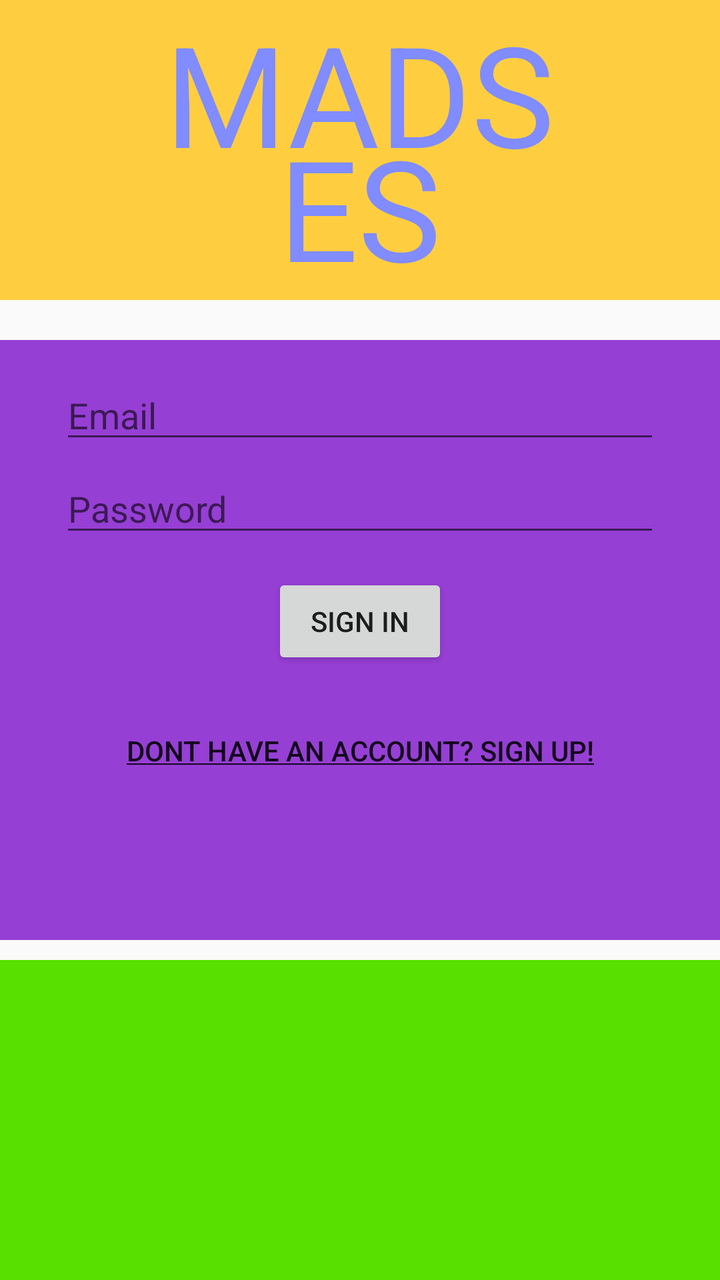
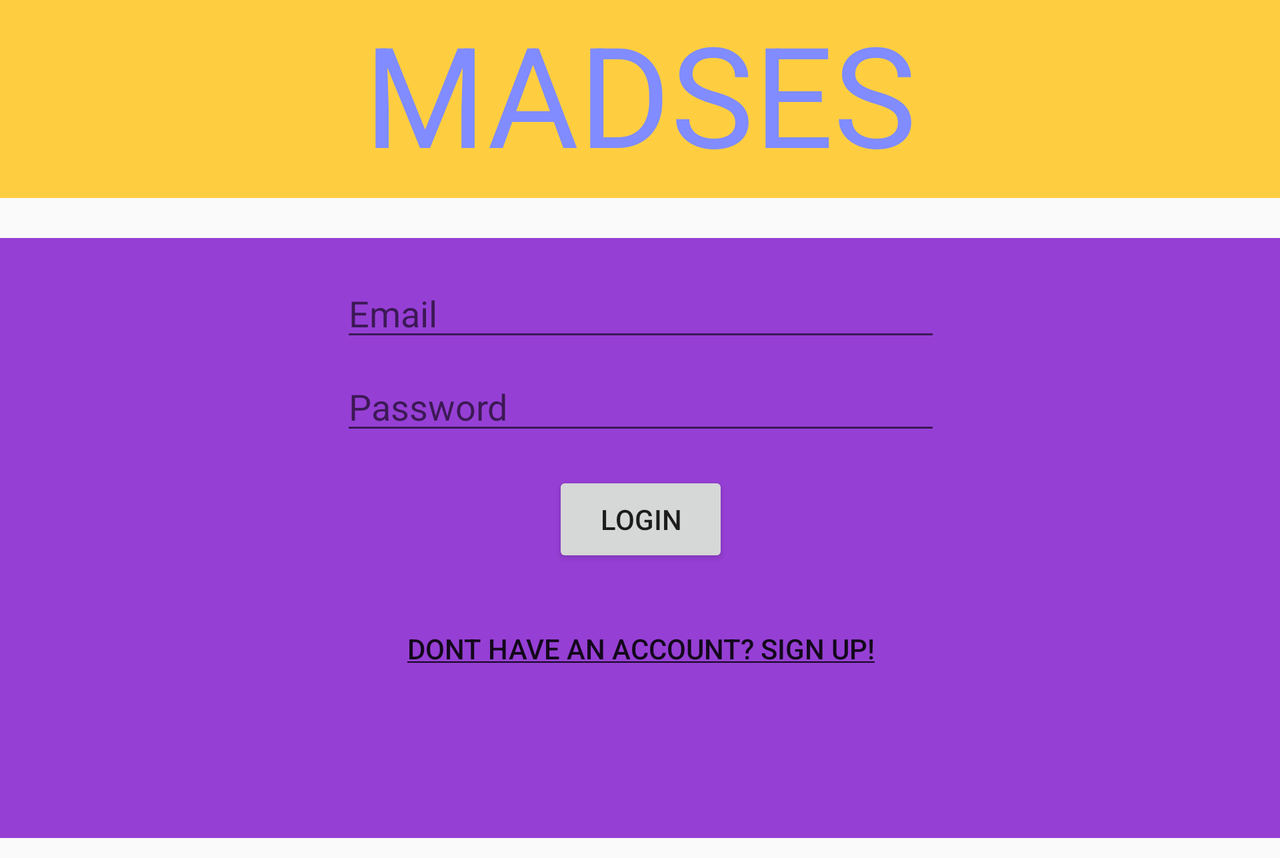

First picture: res/layout/ on a phone held upright. Second picture: the repository's own variant of that layout, on a device whose configuration matches the variant's folder. Source for both follows.
<!-- AndroidManifest.xml: application theme MADSTheme -->
<!-- res/layout/activity_login.xml -->
<LinearLayout xmlns:android="http://schemas.android.com/apk/res/android"
    xmlns:tools="http://schemas.android.com/tools"
    android:layout_width="match_parent"
    android:layout_height="match_parent"
    android:paddingLeft="@dimen/activity_horizontal_margin"
    android:paddingRight="@dimen/activity_horizontal_margin"
    android:paddingTop="@dimen/activity_vertical_margin"
    android:paddingBottom="@dimen/activity_vertical_margin"
    android:orientation="vertical"
    tools:context=".LoginActivity">


    <RelativeLayout
        android:layout_width="match_parent"
        android:layout_height="150sp"
        android:background="#FFCE40">

        <TextView
            android:id="@+id/textView"
            android:layout_width="wrap_content"
            android:layout_height="wrap_content"
            android:layout_alignParentTop="true"
            android:layout_centerHorizontal="true"
            android:text="MADS"
            android:textAppearance="?android:attr/textAppearanceLarge"
            android:textColor="#808cff"
            android:textSize="70sp" />

        <TextView
            android:id="@+id/textView2"
            android:layout_width="wrap_content"
            android:layout_height="wrap_content"
            android:layout_alignParentBottom="true"
            android:layout_centerHorizontal="true"
            android:text="ES"
            android:textAppearance="?android:attr/textAppearanceLarge"
            android:textColor="#808cff"
            android:textSize="70sp" />
    </RelativeLayout>

    <Space
        android:layout_width="20sp"
        android:layout_height="20sp" />

    <LinearLayout
        android:layout_width="match_parent"
        android:layout_height="300sp"
        android:background="#963FD5"
        android:orientation="vertical">

        <Space
            android:layout_width="20px"
            android:layout_height="50px" />

        <EditText
            android:id="@+id/edtxt_login_email"
            android:layout_width="300dp"
            android:layout_height="40dp"
            android:layout_gravity="center_horizontal"
            android:ems="10"
            android:hint="@string/email"
            android:inputType="textEmailAddress"
            android:maxLength="30"
            android:maxLines="1" />

        <Space
            android:layout_width="20px"
            android:layout_height="20px" />


        <EditText
            android:id="@+id/edtxt_login_password"
            android:layout_width="300dp"
            android:layout_height="40dp"
            android:layout_gravity="center_horizontal"
            android:ems="10"
            android:hint="@string/password"
            android:inputType="textPassword"
            android:maxLength="30"
            android:maxLines="1" />

        <Space
            android:layout_width="20px"
            android:layout_height="40px" />


        <Button
            android:id="@+id/btn_login"
            android:layout_width="wrap_content"
            android:layout_height="wrap_content"
            android:layout_gravity="center_horizontal"
            android:text="@string/signin" />

        <Space
            android:layout_width="20px"
            android:layout_height="50px" />

        <Button
            android:id="@+id/btn_login_newUser"
            android:layout_width="wrap_content"
            android:layout_height="wrap_content"
            android:layout_gravity="center_horizontal"
            android:background="@android:color/transparent"
            android:text="@string/newUser" />
    </LinearLayout>

    <Space
        android:layout_width="wrap_content"
        android:layout_height="10sp" />

    <RelativeLayout
        android:layout_width="match_parent"
        android:layout_height="fill_parent"
        android:background="#58E000"></RelativeLayout>
</LinearLayout>
<!-- resources referenced by this layout -->
<resources>
  <string name="email">Email</string>
  <string name="newUser"><u>Dont Have An Account? Sign up!</u></string>
  <string name="password">Password</string>
  <string name="signin">Sign in</string>
  <style name="MADSTheme" parent="MADSTheme.Base">
          
      </style>
  <style name="MADSTheme.Base" parent="Theme.AppCompat.Light.DarkActionBar">
          <item name="windowNoTitle">true</item>
          <item name="windowActionBar">false</item>
          <item name="android:windowActionBar">false</item>
          <item name="colorPrimaryDark">@color/colorPrimaryDark</item>
          <item name="colorAccent">@color/colorAccent</item>
      </style>
</resources>
<!-- res/layout-land/activity_login.xml (the repository's variant of the layout above) -->
<!-- drawn on the phone turned sideways -->
<ScrollView xmlns:android="http://schemas.android.com/apk/res/android"
    xmlns:tools="http://schemas.android.com/tools"
    android:layout_width="match_parent"
    android:layout_height="match_parent"
    android:orientation="vertical"
    android:paddingBottom="@dimen/activity_vertical_margin"
    android:paddingLeft="@dimen/activity_horizontal_margin"
    android:paddingRight="@dimen/activity_horizontal_margin"
    android:paddingTop="@dimen/activity_vertical_margin"
    tools:context=".LoginActivity">

    <LinearLayout
        android:layout_width="match_parent"
        android:layout_height="match_parent"
        android:orientation="vertical">

        <RelativeLayout
            android:layout_width="match_parent"
            android:layout_height="99dp"
            android:background="#FFCE40">

            <TextView
                android:id="@+id/textView"
                android:layout_width="wrap_content"
                android:layout_height="wrap_content"
                android:layout_alignParentTop="true"
                android:layout_centerHorizontal="true"
                android:text="MADSES"
                android:textAppearance="?android:attr/textAppearanceLarge"
                android:textColor="#808cff"
                android:textSize="70sp" />
        </RelativeLayout>

        <Space
            android:layout_width="20sp"
            android:layout_height="20sp" />

        <LinearLayout
            android:layout_width="match_parent"
            android:layout_height="300sp"
            android:background="#963FD5"
            android:orientation="vertical">

            <Space
                android:layout_width="20px"
                android:layout_height="50px" />

            <EditText
                android:id="@+id/edtxt_login_email"
                android:layout_width="300dp"
                android:layout_height="40dp"
                android:layout_gravity="center_horizontal"
                android:ems="10"
                android:hint="@string/email"
                android:inputType="textEmailAddress"
                android:maxLength="30"
                android:maxLines="1" />

            <Space
                android:layout_width="20px"
                android:layout_height="20px" />


            <EditText
                android:id="@+id/edtxt_login_password"
                android:layout_width="300dp"
                android:layout_height="40dp"
                android:layout_gravity="center_horizontal"
                android:ems="10"
                android:hint="@string/password"
                android:inputType="textPassword"
                android:maxLength="30"
                android:maxLines="1" />

            <Space
                android:layout_width="20px"
                android:layout_height="40px" />


            <Button
                android:id="@+id/btn_login"
                android:layout_width="wrap_content"
                android:layout_height="wrap_content"
                android:layout_gravity="center_horizontal"
                android:text="Login" />

            <Space
                android:layout_width="20px"
                android:layout_height="50px" />

            <Button
                android:id="@+id/btn_login_newUser"
                android:layout_width="wrap_content"
                android:layout_height="wrap_content"
                android:layout_gravity="center_horizontal"
                android:background="@android:color/transparent"
                android:text="@string/newUser" />
        </LinearLayout>

        <Space
            android:layout_width="wrap_content"
            android:layout_height="10sp" />

        <RelativeLayout
            android:layout_width="match_parent"
            android:layout_height="fill_parent"
            android:background="#58E000"></RelativeLayout>
    </LinearLayout>
</ScrollView>
<!-- resources referenced by the variant -->
<!-- as the phone turned sideways resolves them -->
<resources>
  <string name="email">Email</string>
  <string name="newUser"><u>Dont Have An Account? Sign up!</u></string>
  <string name="password">Password</string>
  <style name="MADSTheme" parent="MADSTheme.Base">
          
      </style>
  <style name="MADSTheme.Base" parent="Theme.AppCompat.Light.DarkActionBar">
          <item name="windowNoTitle">true</item>
          <item name="windowActionBar">false</item>
          <item name="android:windowActionBar">false</item>
          <item name="colorPrimaryDark">@color/colorPrimaryDark</item>
          <item name="colorAccent">@color/colorAccent</item>
      </style>
</resources>
